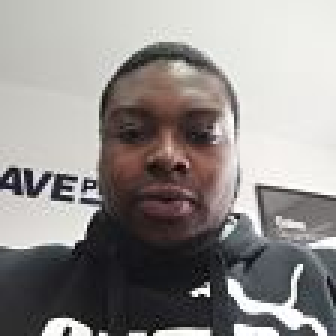
%> input picture Face Recognition/D.jpg, 112 x 112 px (shown 3 times larger)
$ octave modifyBackground.m   (GNU Octave 9; MATLAB toolbox functions it lacks are replaced by stand-ins)
%> lines starting %> are read from the running program, lines starting %| are printed output that depends on the picture; in (x1, y1, x2, y2) boxes, pixels count from 0 and x2, y2 are one past the last pixel; in counts of white or black regions, pixels touching at a corner belong together; the program's own positions count from 1
im = imread('D.jpg');
%> im is the input picture: size 112x112x3 uint8; mean R, G, B 146.2, 142.4, 140.4
gray = rgb2gray(im);
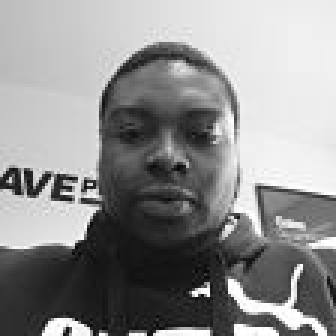
%> gray: size 112x112 uint8 (shown 3 times larger); min 4, max 255, mean 143.3
SE = strel('Disk',1,4);
morphologicalGradient = imsubtract(imdilate(gray,SE),imerode(gray,SE));
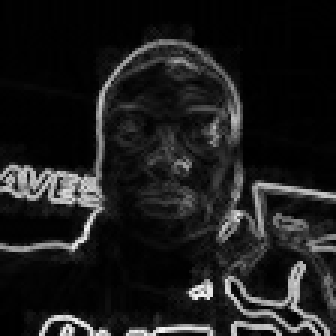
%> morphologicalGradient: size 112x112 uint8 (shown 3 times larger); min 0, max 245, mean 28.1
%mask = im2bw(morphologicalGradient,0.03);
mask = imbinarize(morphologicalGradient,0.03);
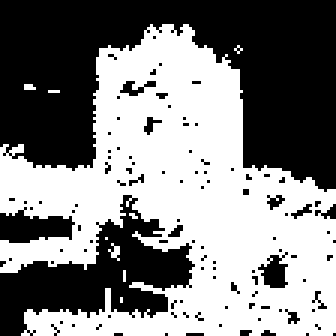
%> mask: size 112x112 logical (shown 3 times larger); 51.2% white; 107 black regions (102 under 20 px), largest, box (x1, y1, x2, y2) and area: (0, 0, 112, 64) 4246, (0, 65, 65, 112) 1296, (0, 69, 25, 81) 194, (86, 84, 96, 96) 71, (40, 27, 52, 32) 29
SE = strel('Disk',3,4);
mask = imclose(mask,SE);
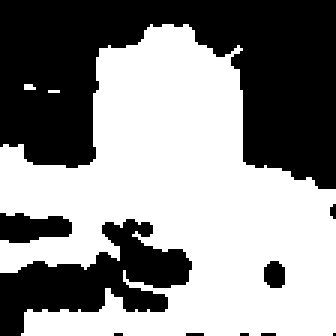
%> mask: size 112x112 logical (shown 3 times larger); 55.5% white; 10 black regions (6 under 20 px), largest, box (x1, y1, x2, y2) and area: (0, 0, 112, 63) 4178, (0, 73, 64, 112) 1148, (0, 71, 24, 81) 182, (88, 87, 95, 96) 53
mask = imfill(mask,'holes');
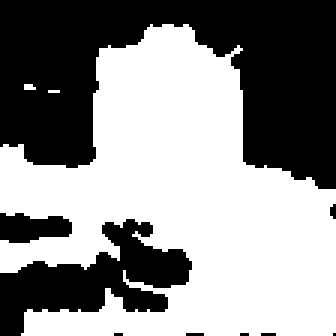
%> mask: size 112x112 logical (shown 3 times larger); 55.9% white; 9 black regions (6 under 20 px), largest, box (x1, y1, x2, y2) and area: (0, 0, 112, 63) 4178, (0, 73, 64, 112) 1148, (0, 71, 24, 81) 182
mask = bwareafilt(mask,1);
%> mask: size 112x112 logical; 55.8% white; 9 black regions (6 under 20 px), largest, box (x1, y1, x2, y2) and area: (0, 0, 112, 63) 4189, (0, 73, 64, 112) 1148, (0, 71, 24, 81) 182
notMask = ~mask;
mask = mask | bwpropfilt(notMask,'Area',[-Inf,5000 - eps(5000)]);
%> mask: size 112x112 logical; every value is 1
figure(1),imshow(gray)
showMaskAsOverlay(0.5,mask,'r');
%> (this line was passed over: showMaskAsOverlay is not available in this run)
%> (the run ends here)

$ run again, with Face Recognition/class2.jpg copied over Face Recognition/D.jpg
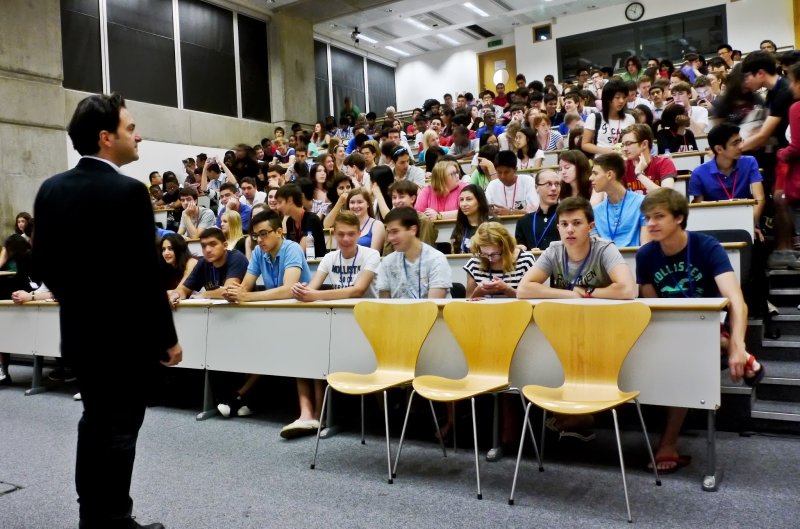
%> input picture Face Recognition/class2.jpg, 1600 x 1057 px (shown at 1/2 size)
%> im is the input picture: size 1057x1600x3 uint8; mean R, G, B 104.8, 98.3, 90.4
%> `mask = imbinarize(morphologicalGradient,0.03);`:
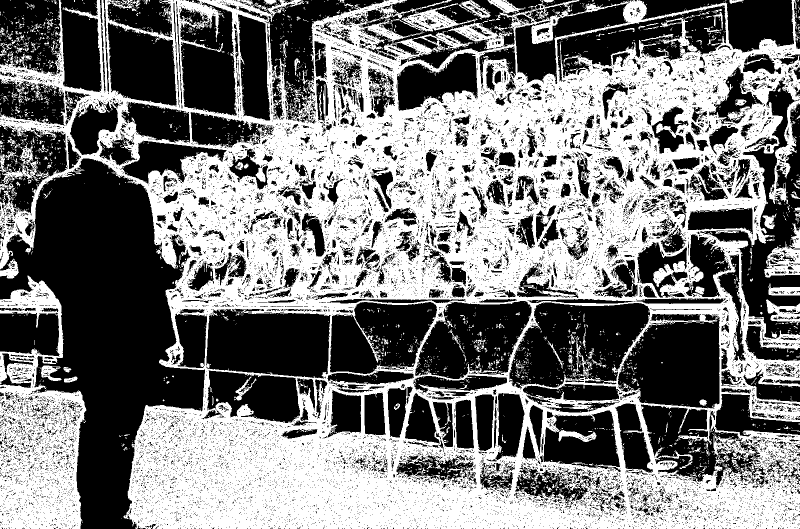
%> mask: size 1057x1600 logical (shown at 1/2 size); 48.1% white; 3098 white regions (2868 under 20 px), largest, box (x1, y1, x2, y2) and area: (0, 0, 1600, 1057) 726632, (0, 551, 173, 1057) 48427, (1528, 447, 1600, 555) 3248
%> notMask: size 1057x1600 logical; 18.7% white; 94 white regions (54 under 20 px), largest, box (x1, y1, x2, y2) and area: (0, 317, 410, 1057) 210786, (1423, 208, 1600, 676) 31812, (539, 0, 703, 184) 13113
%> `mask = mask | bwpropfilt(notMask,'Area',[-Inf,5000 - eps(5000)]);`:
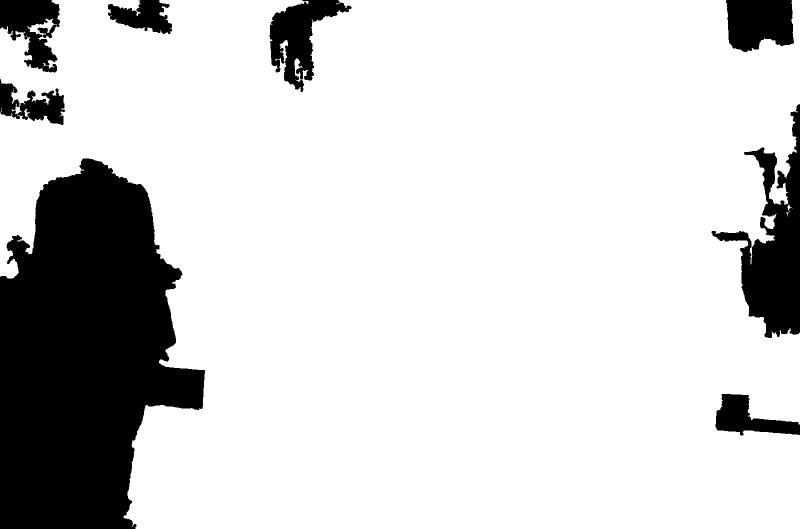
%> mask: size 1057x1600 logical (shown at 1/2 size); 82.5% white; 8 black regions, largest, box (x1, y1, x2, y2) and area: (0, 317, 410, 1057) 210786, (1423, 208, 1600, 676) 31812, (539, 0, 703, 184) 13113
